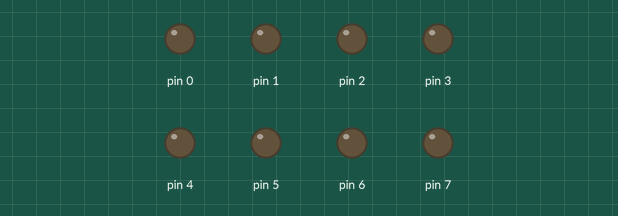
Simulated run of this sketch. Board: Arduino Uno, built for the host (arithmetic inside an expression is 32-bit, double 64-bit). On the bench: output pins drawn as LEDs (lit = HIGH).

Above: at 0.0 s.
At 6.2 s:
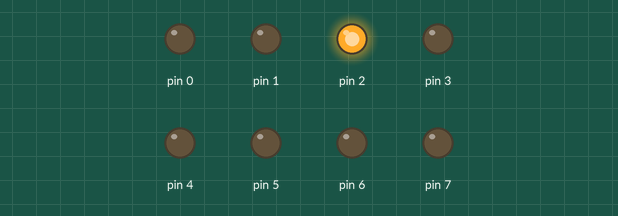
At 12.3 s:
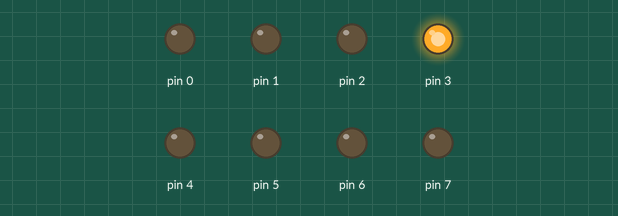
At 18.5 s:
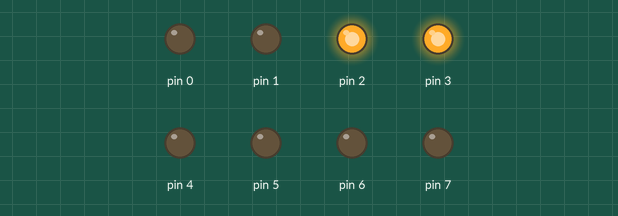
Timing chart, 0 to 22.0 s (numbered marks = the images above):
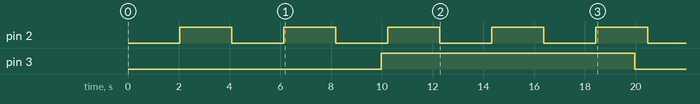

Measured:
- by itself, pin 2: alternates HIGH for 2.0 s and LOW for 2.0 s
- by itself, pin 3: LOW → HIGH at 10.0 s, → LOW 10.0 s later

The sketch:

5.1.2.ino
```cpp
#include <avr/io.h>
#include <avr/interrupt.h>

int count0 = 0;
int count1 = 0;
int main(void)
{
  DDRD = 0xFF;
  SREG = 0x80;
  TCCR0A = 0x00;
  TCCR0B = 0x02; //prescaler 8, 8 times faster than prescaler 64
  TIMSK0 = 0x01;
  TCNT0 = 200;
  TCNT2 = 100;
  TCCR2A = 0x00;
  TCCR2B = 0x04;
  TIMSK2 = 0x01;

  while(true){
  }
}

ISR(TIMER0_OVF_vect)
{
  count0++;
  if(count0 == 16000){
    PORTD ^= 0x04;
    count0 = 0;
  }
  TCNT0 = 200;
}

ISR(TIMER2_OVF_vect){
  count1++;
  if(count1 == 16000){
    PORTD ^= 0x08;
    count1 = 0;
  }
  TCNT2 = 100;
}
```
